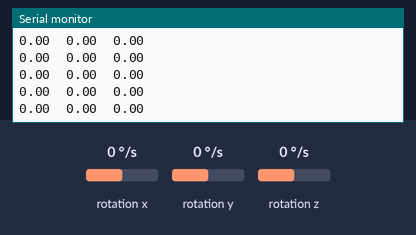
Bench run of a sketch on a simulated Arduino Uno, built with avr-gcc and run on an emulated ATmega328P. Shown: the last lines printed to the serial monitor. The inputs (shaded band) are chosen by the test bench; at power-on: rotation x 0 °/s, rotation y 0 °/s, rotation z 0 °/s.

Above: at 1.2 s.
1.3 s: rotation x set to -192 °/s
At 2.2 s:
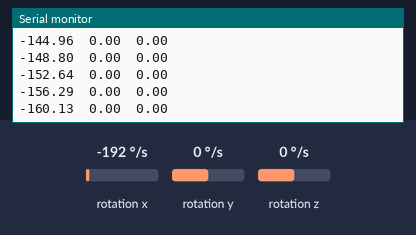
4.3 s: rotation x set to 192 °/s
At 4.9 s:
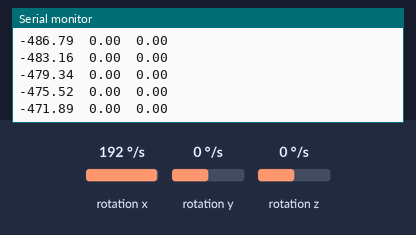
7.3 s: rotation y set to -192 °/s
At 8.2 s:
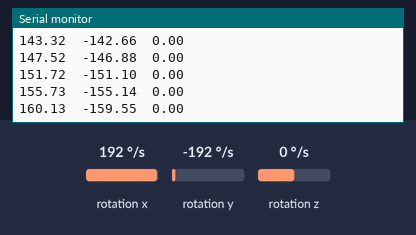
8.8 s: rotation z set to -192 °/s
At 9.8 s:
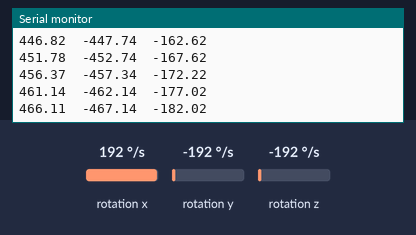
Timing chart, 0 to 11.3 s (numbered marks = the images above; inputs shaded):
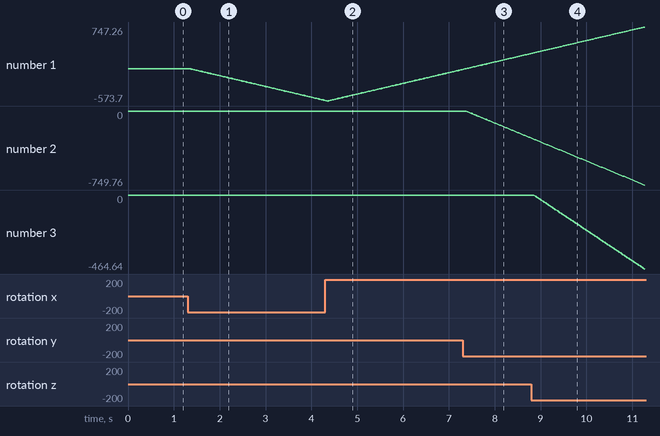

Measured:
- after the input at 1.3 s, the serial monitor: prints a new line after 0.08 s (image 1)
- plotted number 1: 0 → -562.37 after the input at 1.3 s

The sketch:

setpoint.ino
```cpp
#include "I2Cdev.h"
//#include "MPU6050.h"
#include "MPU6050_6Axis_MotionApps20.h"
MPU6050 mpu;

int16_t gyroX,gyroY,gyroZ, gyroRate1,gyroRate2,gyroRate3;
float gyroAngle1=0,gyroAngle2=0,gyroAngle3=0;
unsigned long currTime, prevTime=0, loopTime;

void setup() {
  mpu.initialize();
  Serial.begin(9600);
}

void loop() {
  currTime = millis();
  loopTime = currTime - prevTime;
  prevTime = currTime;

  gyroZ = mpu.getRotationZ();
  gyroY = mpu.getRotationY();
  gyroX = mpu.getRotationX();
  gyroRate1 = map(gyroX, -32768, 32767, -250, 250);
  gyroRate2 = map(gyroY, -32768, 32767, -250, 250);
  gyroRate3 = map(gyroZ, -32768, 32767, -250, 250);
  gyroAngle1 = gyroAngle1 + (float)gyroRate1*loopTime/1000;
  gyroAngle2 = gyroAngle2 + (float)gyroRate2*loopTime/1000;
  gyroAngle3 = gyroAngle3 + (float)gyroRate3*loopTime/1000;

  Serial.print(gyroAngle1);
  Serial.print("\t");
  Serial.print(gyroAngle2);
  Serial.print("\t");
  Serial.print(gyroAngle3);
  Serial.println();
}
```
